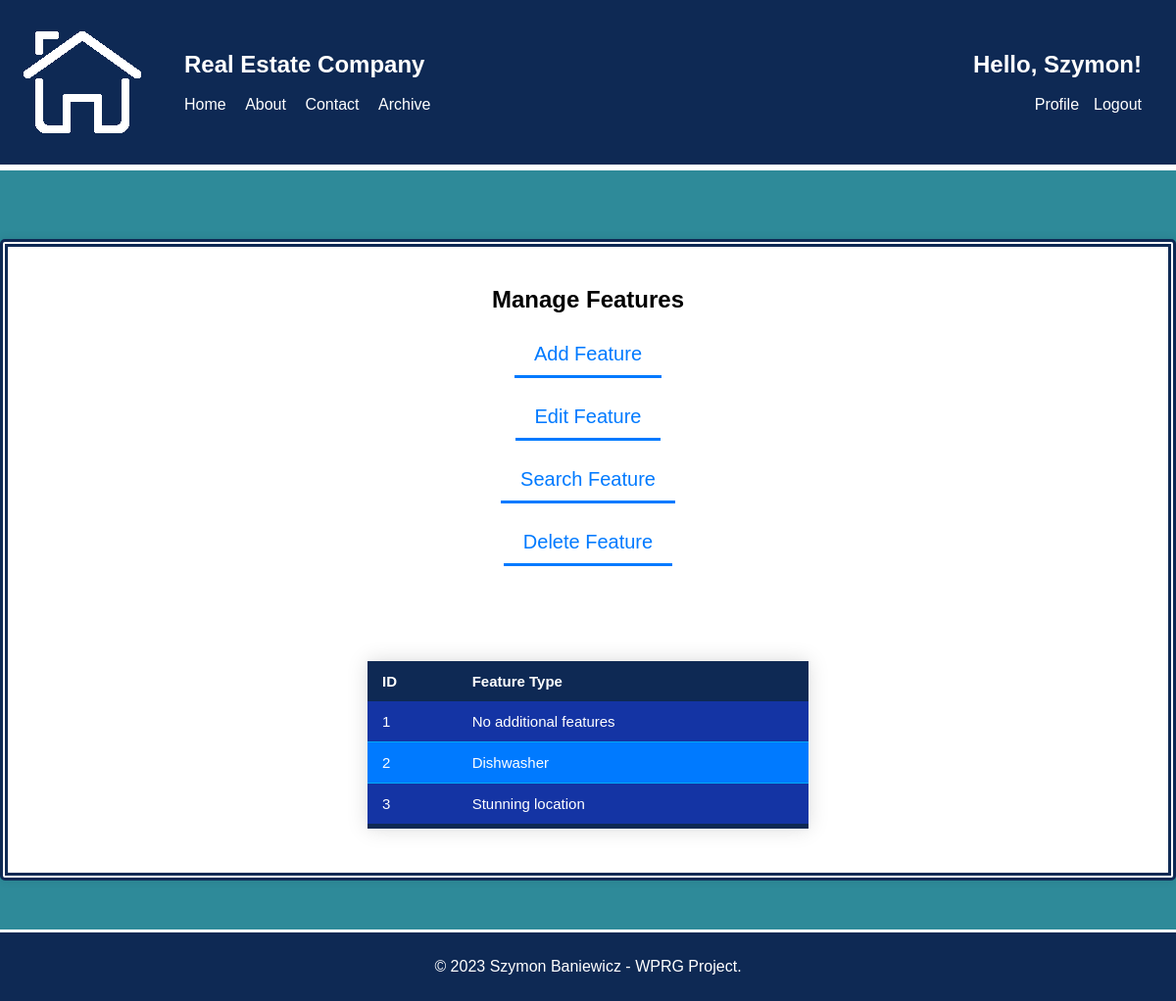
Page /php/CRUD/manage_features.php (signed in) on the earlier database version.
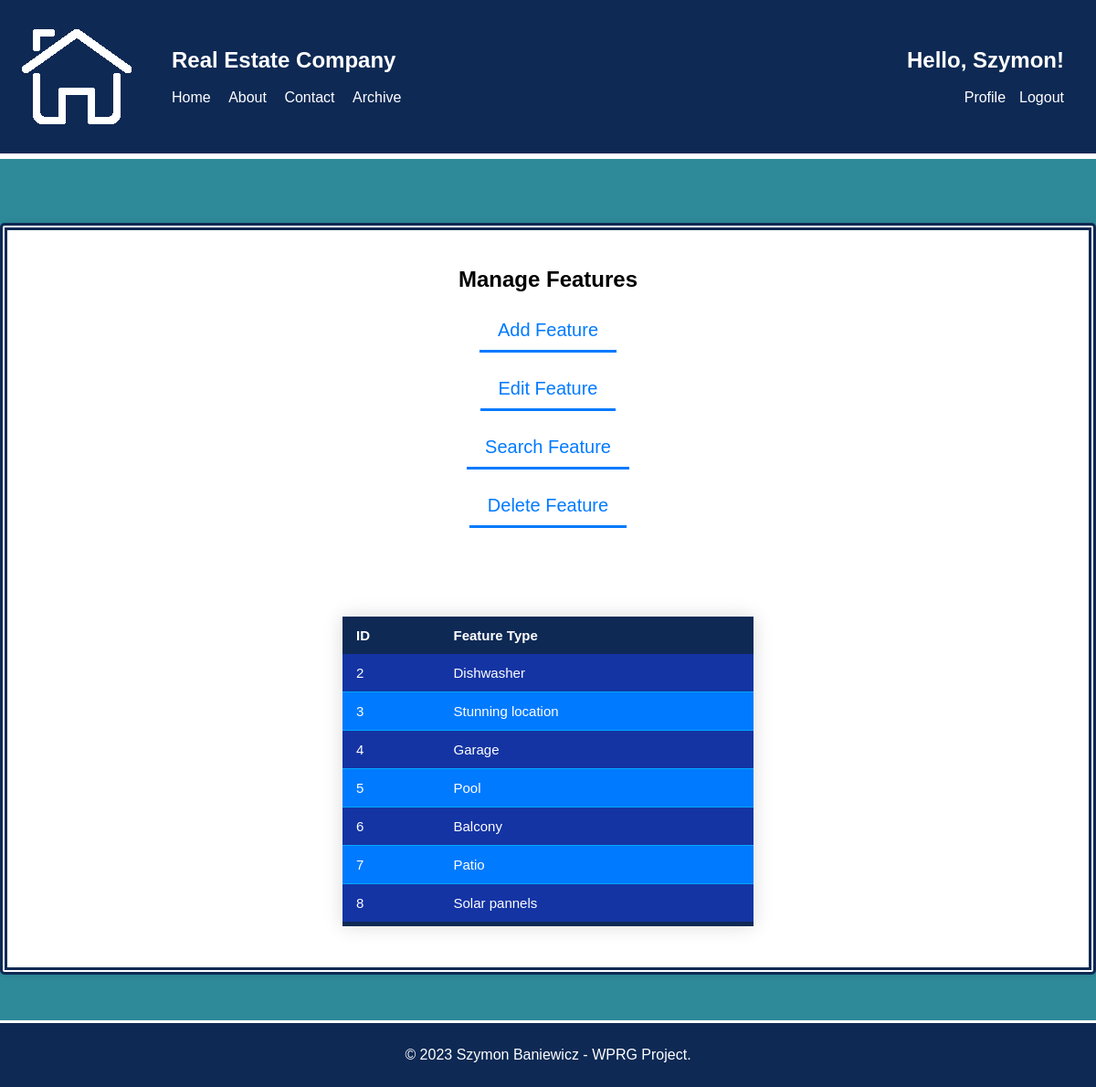
Same page on the later database version.
### tables this page shows
CREATE TABLE `features` (
  `Feature_ID` int(11) NOT NULL,
  `Feature_type` varchar(255) NOT NULL
);

### php/CRUD/manage_features.php (the view, shortened to what this page needs)
<?php
require '../config.php';
$error_message = "";
if (!isset($_POST["search_feature"])) {
    $query = "SELECT * FROM features";
    $stmt = $conn->prepare($query);
    $stmt->execute();
    $result = $stmt->get_result();
    $features = $result->fetch_all(MYSQLI_ASSOC);
}
?>
<!DOCTYPE html>
<html>
<head>
    <link rel="stylesheet" type="text/css" href="../../css/style.css">
</head>
<body>
<header>
    <div class="header-container">
        <div class="left-nav">
            <img src="../../img/logo.png">
            <nav>
                <ul>
                    <li><h1>Real Estate Company</h1></li><br><br>
                    <li><a href="../index.php">Home</a></li>
                    <li><a href="../about.php">About</a></li>
                    <li><a href="../contact.php">Contact</a></li>
                    <li><a href="../archive.php">Archive</a></li>
                </ul>
            </nav>
        </div>
        <?php
        if (isset($_SESSION['login_user'])) {
            echo '<div class="right-nav">';
            echo '<nav>';
            echo '<ul>';
            echo '<li><h1>Hello, ' . $_SESSION['first_name'] . '!</h1></li><br><br>';
            echo '<li><a href="../profile.php">Profile</a></li>';
            echo '<li><a href="../logout.php">Logout</a></li>';
            echo '</ul>';
            echo '</nav>';
            echo '</div>';
        } else {
            header("location: ../login.php");
            exit;
        }
        ?>
    </div>
</header>
<div class="content-section">
<div class="form-container-profile">
<h2> Manage Features </h2>
<form method="POST" action="manage_features.php">
    <input type="button" id="add-feature-button" value="Add Feature" class="form-button"><br><br>
    <input type="button" id="edit-feature-button" value="Edit Feature" class="form-button"><br><br>
    <input type="button" id="search-feature-button" value="Search Feature" class="form-button"><br><br>
    <input type="button" id="delete-feature-button" value="Delete Feature" class="form-button"><br><br><br>
</form>
<br><br>
<?php if (!empty($error_message)) { ?>
        <p class="error"><?php echo "<div class='error-message'><h3>$error_message</h3></div>"; ?></p>
    <?php } else { ?>
<div class="features-list">
    <table id="crud-table">
        <thead>
            <tr>
                <th>ID</th>
                <th>Feature Type</th>
            </tr>
        </thead>
        <tbody>
        <?php
            foreach($features as $feature) {
                echo '<tr>';
                echo '<td>' . $feature['Feature_ID'] . '</td>';
                echo '<td>' . $feature['Feature_type'] . '</td>';
                echo '</tr>';
            }
        ?>
        </tbody>
    </table>
    <?php } ?>
</div>
</div>
</div>
<footer>
    <p>&copy; 2023 Szymon Baniewicz - WPRG Project.</p>
</footer>
</body>
</html>

Differences in the rows shown:
removed features: Feature_ID "1", Feature_type "No additional features"
added features: Feature_ID "4", Feature_type "Garage"
added features: Feature_ID "5", Feature_type "Pool"
added features: Feature_ID "6", Feature_type "Balcony"
added features: Feature_ID "7", Feature_type "Patio"
added features: Feature_ID "8", Feature_type "Solar pannels"
